Frame 1 (no input): blank canvas, image omitted
Frame 60 (no input): blank canvas, image omitted
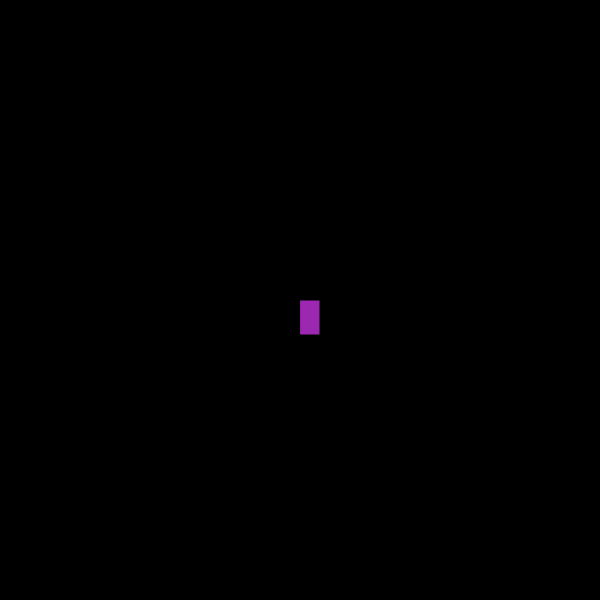
Frame 120 (the mouse pressed at the canvas centre since frame 60)

The p5.js sketch whose frames 1 and 60 were blank and that drew this single picture after the mouse press (run headless with seeded random() and noise() and a simulated clock; from frame 60 on, the mouse is pressed at the canvas centre):

// p5.js sketch
// ── sketch.js
function setup() {
    createCanvas(600, 600);
    background("black");
  }
  
  function draw() {
    stroke("black");
    fill("#9C27B0");
  
    // console.log(mouseIsPressed)
  
    if (mouseIsPressed) {
      rect(mouseX, mouseY, 20, 35);
    }
  }
  
